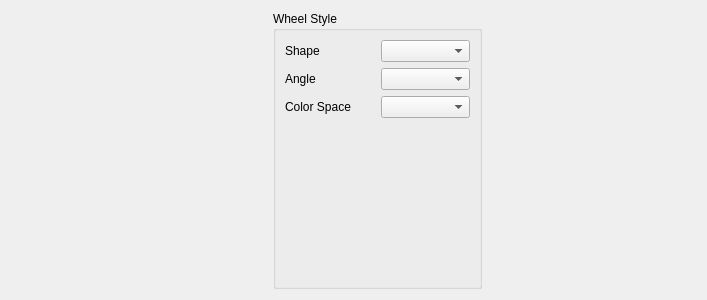
<?xml version="1.0" encoding="UTF-8"?>
<ui version="4.0">
 <class>Demo_Dialog</class>
 <widget class="QDialog" name="Demo_Dialog">
  <property name="geometry">
   <rect>
    <x>0</x>
    <y>0</y>
    <width>707</width>
    <height>300</height>
   </rect>
  </property>
  <property name="windowTitle">
   <string>Color widget demo</string>
  </property>
  <layout class="QHBoxLayout" name="horizontalLayout">
   <item>
    <widget class="color_widgets::ColorWheel" name="color_wheel">
     <property name="sizePolicy">
      <sizepolicy hsizetype="Minimum" vsizetype="Minimum">
       <horstretch>0</horstretch>
       <verstretch>0</verstretch>
      </sizepolicy>
     </property>
     <property name="minimumSize">
      <size>
       <width>256</width>
       <height>256</height>
      </size>
     </property>
    </widget>
   </item>
   <item>
    <widget class="QGroupBox" name="groupBox">
     <property name="title">
      <string>Wheel Style</string>
     </property>
     <layout class="QGridLayout" name="gridLayout">
      <item row="0" column="0">
       <widget class="QLabel" name="label">
        <property name="text">
         <string>Shape</string>
        </property>
       </widget>
      </item>
      <item row="2" column="0">
       <widget class="QLabel" name="label_2">
        <property name="text">
         <string>Angle</string>
        </property>
       </widget>
      </item>
      <item row="4" column="0">
       <widget class="QLabel" name="label_3">
        <property name="text">
         <string>Color Space</string>
        </property>
       </widget>
      </item>
      <item row="0" column="1">
       <widget class="QComboBox" name="combo_shape"/>
      </item>
      <item row="2" column="1">
       <widget class="QComboBox" name="combo_angle"/>
      </item>
      <item row="4" column="1">
       <widget class="QComboBox" name="combo_color"/>
      </item>
      <item row="6" column="0" colspan="2">
       <widget class="color_widgets::ColorPreview" name="color_preview"/>
      </item>
      <item row="5" column="0">
       <spacer name="verticalSpacer">
        <property name="orientation">
         <enum>Qt::Vertical</enum>
        </property>
        <property name="sizeHint" stdset="0">
         <size>
          <width>20</width>
          <height>40</height>
         </size>
        </property>
       </spacer>
      </item>
     </layout>
    </widget>
   </item>
   <item>
    <widget class="color_widgets::ColorListWidget" name="color_list"/>
   </item>
  </layout>
 </widget>
 <customwidgets>
  <customwidget>
   <class>color_widgets::ColorPreview</class>
   <extends>QWidget</extends>
   <header>color_preview.hpp</header>
  </customwidget>
  <customwidget>
   <class>color_widgets::ColorWheel</class>
   <extends>QWidget</extends>
   <header>color_wheel.hpp</header>
  </customwidget>
  <customwidget>
   <class>color_widgets::ColorListWidget</class>
   <extends>QWidget</extends>
   <header>color_list_widget.hpp</header>
  </customwidget>
 </customwidgets>
 <resources/>
 <connections>
  <connection>
   <sender>color_wheel</sender>
   <signal>colorChanged(QColor)</signal>
   <receiver>color_preview</receiver>
   <slot>setColor(QColor)</slot>
   <hints>
    <hint type="sourcelabel">
     <x>139</x>
     <y>127</y>
    </hint>
    <hint type="destinationlabel">
     <x>356</x>
     <y>264</y>
    </hint>
   </hints>
  </connection>
 </connections>
</ui>
